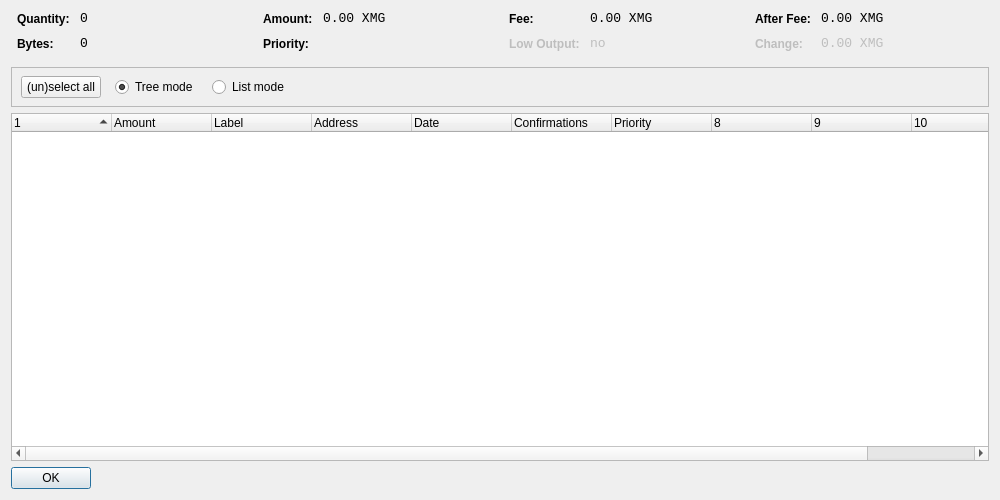
<?xml version="1.0" encoding="UTF-8"?>
<ui version="4.0">
 <class>CoinControlDialog</class>
 <widget class="QDialog" name="CoinControlDialog">
  <property name="geometry">
   <rect>
    <x>0</x>
    <y>0</y>
    <width>1000</width>
    <height>500</height>
   </rect>
  </property>
  <property name="windowTitle">
   <string>Coin Control</string>
  </property>
  <layout class="QVBoxLayout" name="verticalLayout">
   <item>
    <layout class="QHBoxLayout" name="horizontalLayoutTop" stretch="0,0,0,0">
     <property name="topMargin">
      <number>0</number>
     </property>
     <property name="bottomMargin">
      <number>10</number>
     </property>
     <item>
      <layout class="QFormLayout" name="formLayoutCoinControl1">
       <property name="horizontalSpacing">
        <number>10</number>
       </property>
       <property name="verticalSpacing">
        <number>10</number>
       </property>
       <property name="leftMargin">
        <number>6</number>
       </property>
       <property name="rightMargin">
        <number>6</number>
       </property>
       <item row="0" column="0">
        <widget class="QLabel" name="labelCoinControlQuantityText">
         <property name="styleSheet">
          <string notr="true">font-weight:bold;</string>
         </property>
         <property name="text">
          <string>Quantity:</string>
         </property>
        </widget>
       </item>
       <item row="0" column="1">
        <widget class="QLabel" name="labelCoinControlQuantity">
         <property name="font">
          <font>
           <family>Monospace</family>
           <pointsize>10</pointsize>
          </font>
         </property>
         <property name="cursor">
          <cursorShape>IBeamCursor</cursorShape>
         </property>
         <property name="contextMenuPolicy">
          <enum>Qt::ActionsContextMenu</enum>
         </property>
         <property name="text">
          <string>0</string>
         </property>
         <property name="textInteractionFlags">
          <set>Qt::LinksAccessibleByMouse|Qt::TextSelectableByKeyboard|Qt::TextSelectableByMouse</set>
         </property>
        </widget>
       </item>
       <item row="1" column="0">
        <widget class="QLabel" name="labelCoinControlBytesText">
         <property name="styleSheet">
          <string notr="true">font-weight:bold;</string>
         </property>
         <property name="text">
          <string>Bytes:</string>
         </property>
        </widget>
       </item>
       <item row="1" column="1">
        <widget class="QLabel" name="labelCoinControlBytes">
         <property name="font">
          <font>
           <family>Monospace</family>
           <pointsize>10</pointsize>
          </font>
         </property>
         <property name="cursor">
          <cursorShape>IBeamCursor</cursorShape>
         </property>
         <property name="contextMenuPolicy">
          <enum>Qt::ActionsContextMenu</enum>
         </property>
         <property name="text">
          <string>0</string>
         </property>
         <property name="textInteractionFlags">
          <set>Qt::LinksAccessibleByMouse|Qt::TextSelectableByKeyboard|Qt::TextSelectableByMouse</set>
         </property>
        </widget>
       </item>
      </layout>
     </item>
     <item>
      <layout class="QFormLayout" name="formLayoutCoinControl2">
       <property name="horizontalSpacing">
        <number>10</number>
       </property>
       <property name="verticalSpacing">
        <number>10</number>
       </property>
       <property name="leftMargin">
        <number>6</number>
       </property>
       <property name="rightMargin">
        <number>6</number>
       </property>
       <item row="0" column="0">
        <widget class="QLabel" name="labelCoinControlAmountText">
         <property name="styleSheet">
          <string notr="true">font-weight:bold;</string>
         </property>
         <property name="text">
          <string>Amount:</string>
         </property>
        </widget>
       </item>
       <item row="0" column="1">
        <widget class="QLabel" name="labelCoinControlAmount">
         <property name="font">
          <font>
           <family>Monospace</family>
           <pointsize>10</pointsize>
          </font>
         </property>
         <property name="cursor">
          <cursorShape>IBeamCursor</cursorShape>
         </property>
         <property name="contextMenuPolicy">
          <enum>Qt::ActionsContextMenu</enum>
         </property>
         <property name="text">
          <string>0.00 XMG</string>
         </property>
         <property name="textInteractionFlags">
          <set>Qt::LinksAccessibleByMouse|Qt::TextSelectableByKeyboard|Qt::TextSelectableByMouse</set>
         </property>
        </widget>
       </item>
       <item row="1" column="0">
        <widget class="QLabel" name="labelCoinControlPriorityText">
         <property name="styleSheet">
          <string notr="true">font-weight:bold;</string>
         </property>
         <property name="text">
          <string>Priority:</string>
         </property>
        </widget>
       </item>
       <item row="1" column="1">
        <widget class="QLabel" name="labelCoinControlPriority">
         <property name="font">
          <font>
           <family>Monospace</family>
           <pointsize>10</pointsize>
          </font>
         </property>
         <property name="cursor">
          <cursorShape>IBeamCursor</cursorShape>
         </property>
         <property name="contextMenuPolicy">
          <enum>Qt::ActionsContextMenu</enum>
         </property>
         <property name="text">
          <string/>
         </property>
         <property name="textInteractionFlags">
          <set>Qt::LinksAccessibleByMouse|Qt::TextSelectableByKeyboard|Qt::TextSelectableByMouse</set>
         </property>
        </widget>
       </item>
      </layout>
     </item>
     <item>
      <layout class="QFormLayout" name="formLayoutCoinControl3">
       <property name="horizontalSpacing">
        <number>10</number>
       </property>
       <property name="verticalSpacing">
        <number>10</number>
       </property>
       <property name="leftMargin">
        <number>6</number>
       </property>
       <property name="rightMargin">
        <number>6</number>
       </property>
       <item row="0" column="0">
        <widget class="QLabel" name="labelCoinControlFeeText">
         <property name="styleSheet">
          <string notr="true">font-weight:bold;</string>
         </property>
         <property name="text">
          <string>Fee:</string>
         </property>
        </widget>
       </item>
       <item row="0" column="1">
        <widget class="QLabel" name="labelCoinControlFee">
         <property name="font">
          <font>
           <family>Monospace</family>
           <pointsize>10</pointsize>
          </font>
         </property>
         <property name="cursor">
          <cursorShape>IBeamCursor</cursorShape>
         </property>
         <property name="contextMenuPolicy">
          <enum>Qt::ActionsContextMenu</enum>
         </property>
         <property name="text">
          <string>0.00 XMG</string>
         </property>
         <property name="textInteractionFlags">
          <set>Qt::LinksAccessibleByMouse|Qt::TextSelectableByKeyboard|Qt::TextSelectableByMouse</set>
         </property>
        </widget>
       </item>
       <item row="1" column="0">
        <widget class="QLabel" name="labelCoinControlLowOutputText">
         <property name="enabled">
          <bool>false</bool>
         </property>
         <property name="styleSheet">
          <string notr="true">font-weight:bold;</string>
         </property>
         <property name="text">
          <string>Low Output:</string>
         </property>
        </widget>
       </item>
       <item row="1" column="1">
        <widget class="QLabel" name="labelCoinControlLowOutput">
         <property name="enabled">
          <bool>false</bool>
         </property>
         <property name="font">
          <font>
           <family>Monospace</family>
           <pointsize>10</pointsize>
          </font>
         </property>
         <property name="cursor">
          <cursorShape>IBeamCursor</cursorShape>
         </property>
         <property name="contextMenuPolicy">
          <enum>Qt::ActionsContextMenu</enum>
         </property>
         <property name="text">
          <string>no</string>
         </property>
         <property name="textInteractionFlags">
          <set>Qt::LinksAccessibleByMouse|Qt::TextSelectableByKeyboard|Qt::TextSelectableByMouse</set>
         </property>
        </widget>
       </item>
      </layout>
     </item>
     <item>
      <layout class="QFormLayout" name="formLayoutCoinControl4">
       <property name="fieldGrowthPolicy">
        <enum>QFormLayout::AllNonFixedFieldsGrow</enum>
       </property>
       <property name="horizontalSpacing">
        <number>10</number>
       </property>
       <property name="verticalSpacing">
        <number>10</number>
       </property>
       <property name="leftMargin">
        <number>6</number>
       </property>
       <property name="rightMargin">
        <number>6</number>
       </property>
       <item row="0" column="0">
        <widget class="QLabel" name="labelCoinControlAfterFeeText">
         <property name="styleSheet">
          <string notr="true">font-weight:bold;</string>
         </property>
         <property name="text">
          <string>After Fee:</string>
         </property>
        </widget>
       </item>
       <item row="0" column="1">
        <widget class="QLabel" name="labelCoinControlAfterFee">
         <property name="font">
          <font>
           <family>Monospace</family>
           <pointsize>10</pointsize>
          </font>
         </property>
         <property name="cursor">
          <cursorShape>IBeamCursor</cursorShape>
         </property>
         <property name="contextMenuPolicy">
          <enum>Qt::ActionsContextMenu</enum>
         </property>
         <property name="text">
          <string>0.00 XMG</string>
         </property>
         <property name="textInteractionFlags">
          <set>Qt::LinksAccessibleByMouse|Qt::TextSelectableByKeyboard|Qt::TextSelectableByMouse</set>
         </property>
        </widget>
       </item>
       <item row="1" column="0">
        <widget class="QLabel" name="labelCoinControlChangeText">
         <property name="enabled">
          <bool>false</bool>
         </property>
         <property name="styleSheet">
          <string notr="true">font-weight:bold;</string>
         </property>
         <property name="text">
          <string>Change:</string>
         </property>
        </widget>
       </item>
       <item row="1" column="1">
        <widget class="QLabel" name="labelCoinControlChange">
         <property name="enabled">
          <bool>false</bool>
         </property>
         <property name="font">
          <font>
           <family>Monospace</family>
           <pointsize>10</pointsize>
          </font>
         </property>
         <property name="cursor">
          <cursorShape>IBeamCursor</cursorShape>
         </property>
         <property name="contextMenuPolicy">
          <enum>Qt::ActionsContextMenu</enum>
         </property>
         <property name="text">
          <string>0.00 XMG</string>
         </property>
         <property name="textInteractionFlags">
          <set>Qt::LinksAccessibleByMouse|Qt::TextSelectableByKeyboard|Qt::TextSelectableByMouse</set>
         </property>
        </widget>
       </item>
      </layout>
     </item>
    </layout>
   </item>
   <item>
    <widget class="QFrame" name="frame">
     <property name="minimumSize">
      <size>
       <width>0</width>
       <height>40</height>
      </size>
     </property>
     <property name="frameShape">
      <enum>QFrame::StyledPanel</enum>
     </property>
     <property name="frameShadow">
      <enum>QFrame::Sunken</enum>
     </property>
     <widget class="QWidget" name="horizontalLayoutWidget">
      <property name="geometry">
       <rect>
        <x>10</x>
        <y>0</y>
        <width>781</width>
        <height>41</height>
       </rect>
      </property>
      <layout class="QHBoxLayout" name="horizontalLayoutPanel" stretch="0,0,0,0">
       <property name="spacing">
        <number>14</number>
       </property>
       <item>
        <widget class="QPushButton" name="pushButtonSelectAll">
         <property name="sizePolicy">
          <sizepolicy hsizetype="Maximum" vsizetype="Fixed">
           <horstretch>0</horstretch>
           <verstretch>0</verstretch>
          </sizepolicy>
         </property>
         <property name="text">
          <string>(un)select all</string>
         </property>
        </widget>
       </item>
       <item>
        <widget class="QRadioButton" name="radioTreeMode">
         <property name="sizePolicy">
          <sizepolicy hsizetype="Maximum" vsizetype="Fixed">
           <horstretch>0</horstretch>
           <verstretch>0</verstretch>
          </sizepolicy>
         </property>
         <property name="text">
          <string>Tree mode</string>
         </property>
         <property name="checked">
          <bool>true</bool>
         </property>
        </widget>
       </item>
       <item>
        <widget class="QRadioButton" name="radioListMode">
         <property name="sizePolicy">
          <sizepolicy hsizetype="Maximum" vsizetype="Fixed">
           <horstretch>0</horstretch>
           <verstretch>0</verstretch>
          </sizepolicy>
         </property>
         <property name="text">
          <string>List mode</string>
         </property>
        </widget>
       </item>
       <item>
        <spacer name="horizontalSpacer">
         <property name="orientation">
          <enum>Qt::Horizontal</enum>
         </property>
         <property name="sizeHint" stdset="0">
          <size>
           <width>40</width>
           <height>20</height>
          </size>
         </property>
        </spacer>
       </item>
      </layout>
     </widget>
    </widget>
   </item>
   <item>
    <widget class="CoinControlTreeWidget" name="treeWidget">
     <property name="contextMenuPolicy">
      <enum>Qt::CustomContextMenu</enum>
     </property>
     <property name="sortingEnabled">
      <bool>false</bool>
     </property>
     <property name="columnCount">
      <number>11</number>
     </property>
     <attribute name="headerShowSortIndicator" stdset="0">
      <bool>true</bool>
     </attribute>
     <attribute name="headerStretchLastSection">
      <bool>false</bool>
     </attribute>
     <column>
      <property name="text">
       <string/>
      </property>
     </column>
     <column>
      <property name="text">
       <string>Amount</string>
      </property>
     </column>
     <column>
      <property name="text">
       <string>Label</string>
      </property>
     </column>
     <column>
      <property name="text">
       <string>Address</string>
      </property>
     </column>
     <column>
      <property name="text">
       <string>Date</string>
      </property>
     </column>
     <column>
      <property name="text">
       <string>Confirmations</string>
      </property>
      <property name="toolTip">
       <string>Confirmed</string>
      </property>
     </column>
     <column>
      <property name="text">
       <string>Priority</string>
      </property>
     </column>
     <column>
      <property name="text">
       <string/>
      </property>
     </column>
     <column>
      <property name="text">
       <string/>
      </property>
     </column>
     <column>
      <property name="text">
       <string/>
      </property>
     </column>
     <column>
      <property name="text">
       <string/>
      </property>
     </column>
    </widget>
   </item>
   <item>
    <widget class="QDialogButtonBox" name="buttonBox">
     <property name="sizePolicy">
      <sizepolicy hsizetype="Maximum" vsizetype="Fixed">
       <horstretch>0</horstretch>
       <verstretch>0</verstretch>
      </sizepolicy>
     </property>
     <property name="orientation">
      <enum>Qt::Horizontal</enum>
     </property>
     <property name="standardButtons">
      <set>QDialogButtonBox::Ok</set>
     </property>
    </widget>
   </item>
  </layout>
 </widget>
 <customwidgets>
  <customwidget>
   <class>CoinControlTreeWidget</class>
   <extends>QTreeWidget</extends>
   <header>coincontroltreewidget.h</header>
  </customwidget>
 </customwidgets>
 <resources/>
 <connections/>
</ui>
